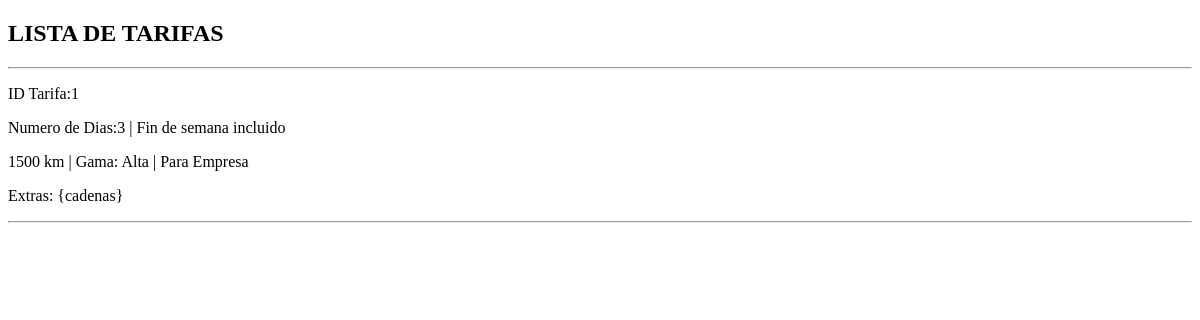
The app's page /1/tarifas/, older data.
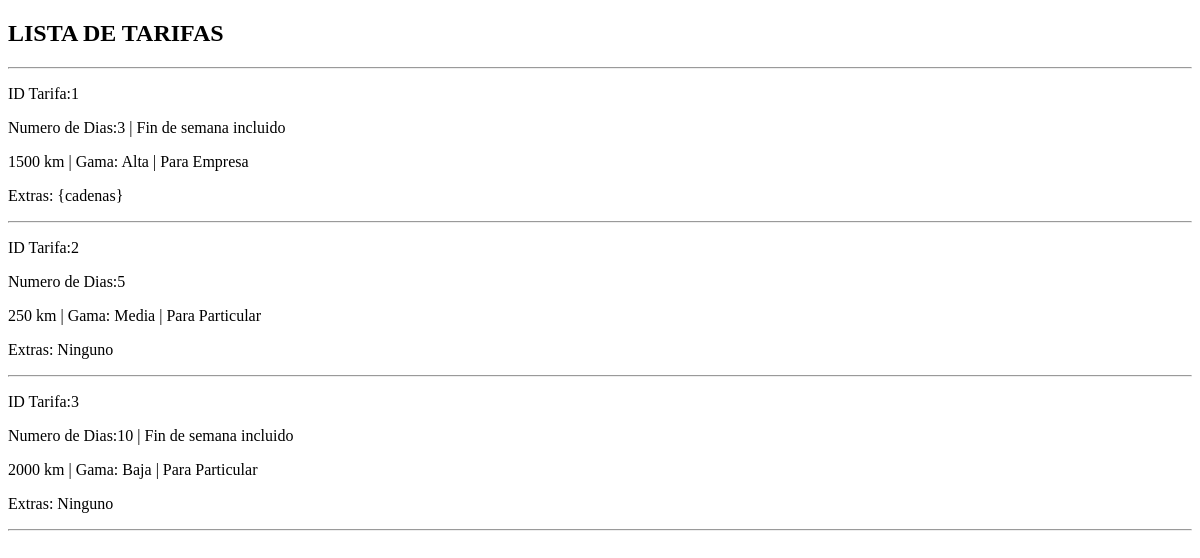
The same page, newer data.
### Backend/models.py (models this page shows)
class Tarifas(models.Model):
    n_dias = models.IntegerField()
    fin_semana_bool = models.BooleanField()
    n_kilometros = models.IntegerField(blank=True, null=True)
    gama_coche = models.CharField(max_length=1)
    cliente_empresa = models.BooleanField()
    lista_extras = models.TextField()
    class Meta:
        managed = False
        db_table = 'Tarifas'

### Backend/views.py (the view)
# urls.py: path('<int:pk>/tarifas/', views.tarifas, name="tarifas"),
def tarifas(request, pk):
    context = {}
    if Cliente.objects.get(id=pk) is None:
        raise Http404('Usuario no registrado')
    queryset = Tarifas.objects.all()
    context['tarifas'] = queryset
    context['pk'] = pk
    return render(request, 'Backend/tarifas.html', context)

### Backend/templates/Backend/tarifas.html (shortened to what this page needs)
<!DOCTYPE html>
<html lang="en">
<head>
</head>
<body>
<H2>LISTA DE TARIFAS</H2>
<hr>
<div class="list-group">
    <u1>
    {% block content %}
        {% for t in tarifas %}
            <p>ID Tarifa:{{ t.id }}</p>
            <p>Numero de Dias:{{ t.n_dias }} {% if t.fin_semana_bool %} | Fin de semana incluido {% endif %}</p>
            <p>{{ t.n_kilometros }} km | Gama: {{ t.gama_coche }} {% if t.cliente_empresa %}| Para Empresa{% else %}| Para Particular{% endif %}</p>
            <p>Extras: {% if not t.lista_extras == '{}' %}{{ t.lista_extras }}{% else %}Ninguno{% endif %}</p>
            <hr>
        {% endfor %}
    {% endblock %}
    </u1>
</div>
</body>
</html>

Row changes from the older to the newer data that the page shows:
added Tarifas: id "2", n_dias "5", n_kilometros "250", gama_coche "Media", cliente_empresa "| Para Particular", lista_extras "Ninguno"
added Tarifas: id "3", n_dias "10", fin_semana_bool "| Fin de semana incluido", n_kilometros "2000", gama_coche "Baja", cliente_empresa "| Para Particular", lista_extras "Ninguno"
